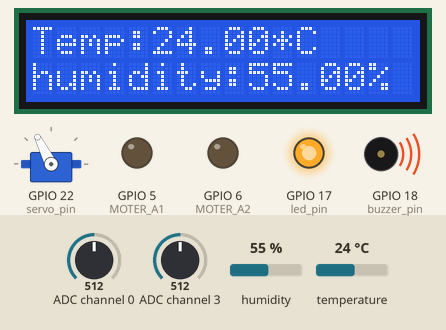
The program below on a simulated Raspberry Pi (BCM pin numbers). Parts: 16×2 character LCD, servo, output pins drawn as LEDs (lit = HIGH), buzzer (waves = sounding). Inputs (shaded band) come from the test bench; at power-on: humidity 55 %, temperature 24 °C, ADC channel 0 = 512, ADC channel 3 = 512 (analog values on the 0–1023 scale). One TCP client connects 1 s after the port opens and stays connected; servo angles are drawn from the pulse width (0.5 ms = 0°, 2.5 ms = 180°); threads take turns every 2 ms; what the program prints to the terminal is not drawn.

Above: at 1.8 s.
1.9 s: humidity set to 59 %
At 4.7 s:
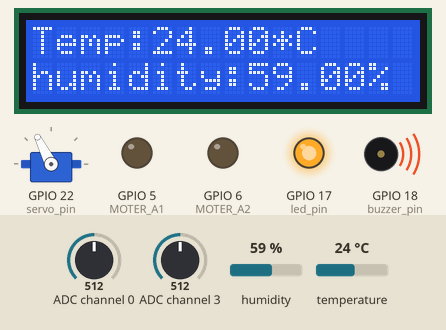
5.0 s: humidity set to 62 %
At 6.6 s:
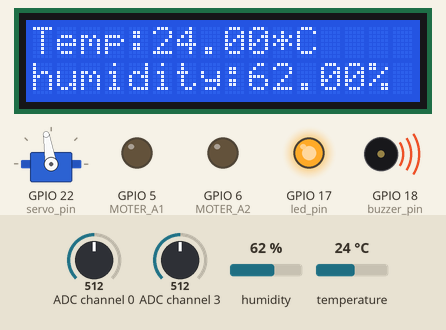
7.2 s: temperature set to 12 °C
At 8.9 s:
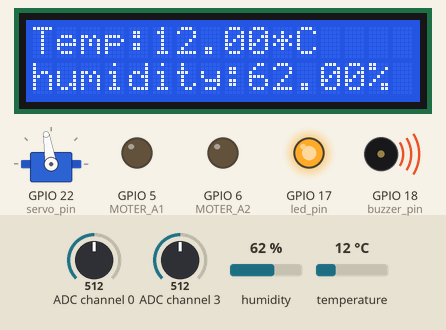
10.8 s: temperature set to 19 °C
At 12.5 s:
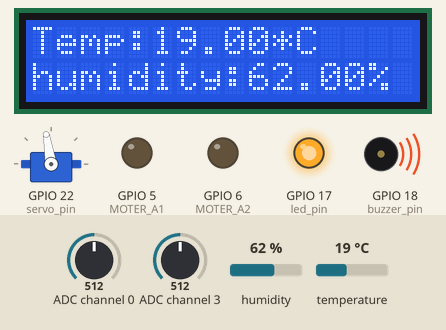
Timing chart, 0 to 14.0 s (numbered marks = the images above; inputs shaded):
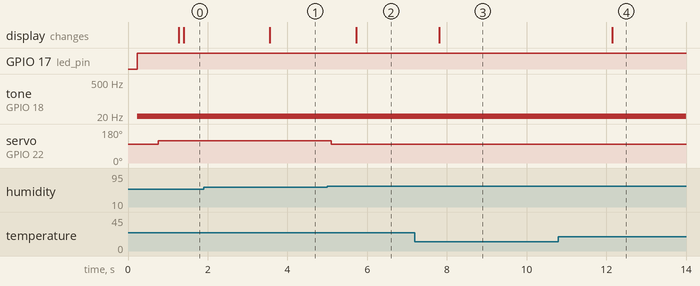

Measured:
- the behaviour switches between 60 and 61 % on humidity (found by bisection; images 1 and 2)
- after the input at 1.9 s, the display: changes after 1.7 s (image 1)
- after the input at 5.0 s, servo on GPIO 22 (servo_pin): 117° → 99° after 0.10 s; the display: first changes after 0.72 s (image 2 shows a later state)
- after the input at 7.2 s, the display: first changes after 0.61 s (image 3 shows a later state)
- after the input at 10.8 s, the display: changes after 1.4 s (image 4)

The program:

AndroidProject.py
```python
#source /home/armario/myenv/bin/activate
import socket
import threading
import time
import RPi.GPIO as GPIO
import Adafruit_DHT
import socket
import smbus
import RPi_I2C_driver
# DHT11 센서
DHT_PIN = 23
DHT_SENSOR = Adafruit_DHT.DHT11

HOST = ''
PORT = 8080

lcd = RPi_I2C_driver.lcd()
# 센서 값을 전송하는 클래스
class SensorDataSender(threading.Thread):
    def __init__(self):
        threading.Thread.__init__(self)
        self.daemon = True
        self.sensor_data = ['senser1','senser2']
        self.lock = threading.Lock()
        self.data_num = 0
        self.sensor1 = True
        self.sensor2 = True
        self.check = False
        self.count = 0
        self.command = ""
    def add_sensor_data(self, data ,num):
        with self.lock:
            self.sensor_data[num] = (data)

    def stop(self):
        self.stop_flag.set()

    def run(self):
        def receive_data(sock):
                global PORT
                while True:
                    # 클라이언트에서 받을 문자열의 길이
                    length_data = bytearray(4)
                    sock.recv_into(length_data)
                    length = int.from_bytes(length_data, "little")

                    # 클라이언트에서 문자열 받기
                    msg_data = bytearray(length)
                    sock.recv_into(msg_data)

                    # data를 더 이상 받을 수 없을 때
                    if len(msg_data) <= 0:
                        break

                    msg = msg_data.decode()
                    print(msg)

                    with self.lock:
                        self.command = msg
                        print("입력 가능")

                    if msg == "연결 종료":
                        sock.close()
                        print("PORT : " + str(PORT))
                        break
        while True:
            try:
                server_sock = socket.socket(socket.AF_INET)
                server_sock.bind((HOST, PORT))
                server_sock.listen(1)
            except OSError as e:
                if e.errno == 98:  # Address already in use 오류인 경우에만 다시 실행합니다.
                    self.count += 1
                    if (self.count == 1) or (self.count == 100):
                        print("Address already in use. Retrying...")
                    elif (self.count % 10000 == 0):
                        print("count : " + str(int(self.count)))

                    continue
            self.count = 0
            print("기다리는 중")

            client_sock, addr = server_sock.accept()
            print('Connected by', addr)
            data = client_sock.recv(1024)
            data = data.decode()
            print(data)

            threading.Thread(target=receive_data, args=(client_sock,)).start()
            while True:
                try:
                    if client_sock.fileno() == -1:
                        # 클라이언트와의 연결이 이미 끊어진 경우
                        print("클라이언트와의 연결이 끊어졌습니다.")
                        break
                    print(self.sensor_data)
                    msg = ' '.join(str(data) for data in self.sensor_data)
                    print(msg)
                    data = msg.encode()
                    length = len(data)
                    # 클라이언트에 문자열 길이 보내기
                    client_sock.sendall(length.to_bytes(4, byteorder="little"))
                    self.sensor1 = True
                    self.sensor2 = True
                    # 클라이언트에 문자열 보내기
                    client_sock.sendall(data)
                    msg = None
                    time.sleep(3)
                except:
                    break
        server_sock.close()

class LightThreadReader(threading.Thread):
    def __init__(self, data_sender):
        threading.Thread.__init__(self)
        self.bus = smbus.SMBus(1)
        self.addr = 0x48
        self.AIN0 = 0x40
        self.AIN3 = 0x43
        self.data_sender = data_sender
        self.cds_threshold = 100
        self.led_pin = 17
        self.msg = None
        self.command = ""

    def stop(self):
        self.stop_flag.set()

    def run(self):
        GPIO.setmode(GPIO.BCM)
        GPIO.setup(self.led_pin, GPIO.OUT)

        while True:
            with self.data_sender.lock:
                self.msg = self.data_sender.command

            if (self.msg == "조도 On"):
                self.command = "조도 On"
            elif (self.msg == "조도 Off"):
                self.command = "조도 Off"
            elif (self.msg == "조도 auto"):
                self.command = "조도 auto"
            else:
                self.command = self.command

            self.bus.write_byte(self.addr, self.AIN0)
            self.bus.read_byte(self.addr)       # dummy
            CDS = self.bus.read_byte(self.addr)
            self.bus.write_byte(self.addr, self.AIN3)
            self.bus.read_byte(self.addr)       # dummy
            VR = self.bus.read_byte(self.addr)
            data = f"조도: {CDS}" #CDS는 밝을때는 값이 작고, 어두우면 값이 커진다.
            print(f"조도 센서: {CDS}")
            if (self.command != "조도 auto"):
                if (self.command == "조도 On"):
                    GPIO.output(self.led_pin, GPIO.LOW)
                elif (self.command == "조도 Off"):
                    GPIO.output(self.led_pin, GPIO.HIGH)
                else:
                    GPIO.output(self.led_pin, GPIO.HIGH)
            else:
                if CDS <= self.cds_threshold:
                    GPIO.output(self.led_pin, GPIO.HIGH)
                else:
                    GPIO.output(self.led_pin, GPIO.LOW)

            if(self.data_sender.sensor2 == True):
                    self.data_sender.add_sensor_data(data,1)
                    self.data_sender.sensor2 = False
            time.sleep(1)

# DHT11 센서 값을 읽는 클래스
class DHTSensorReader(threading.Thread):
    def __init__(self, data_sender):
        threading.Thread.__init__(self)
        self.daemon = True
        self.data_sender = data_sender
        self.msg = None
        self.command = ""
        self.command2 = ""

    def stop(self):
        self.stop_flag.set()

    def run(self):
        MOTER_A1 = 5
        MOTER_A2 = 6
        servo_pin = 22

        GPIO.setwarnings(False)  # 경고 메시지 비활성화
        GPIO.setmode(GPIO.BCM)
        GPIO.setup(MOTER_A1, GPIO.OUT)
        GPIO.setup(MOTER_A2, GPIO.OUT)
        GPIO.setup(servo_pin,GPIO.OUT)
        MOTER_A1_PWM = GPIO.PWM(MOTER_A1, 20)
        MOTER_A1_PWM.start(0)
        servo_pwm = GPIO.PWM(servo_pin,50) #초기 주파수 50Hz로 설정
        servo_pwm.start(8) #초기 시작값, 반드시 입력해야됨

        GPIO.output(MOTER_A2, GPIO.LOW)

        while True:
            with self.data_sender.lock:
                self.msg = self.data_sender.command

            if (self.msg == "온도 On"):
                self.command = "온도 On"
                self.command2 = self.command2
            elif (self.msg == "온도 Off"):
                self.command = "온도 Off"
                self.command2 = self.command2
            elif (self.msg == "온도 auto"):
                self.command = "온도 auto"
                self.command2 = self.command2
            elif (self.msg == "습도 On"):
                self.command2 = "습도 On"
                self.command = self.command
            elif (self.msg == "습도 Off"):
                self.command2 = "습도 Off"
                self.command = self.command
            elif (self.msg == "습도 auto"):
                self.command2 = "습도 auto"
                self.command = self.command
            else:
                self.command = self.command
                self.command2 = self.command2
            humidity, temperature = Adafruit_DHT.read_retry(DHT_SENSOR, DHT_PIN)

            if humidity is None:
                print("humidity error")
            else:
                if (self.command2 != "습도 auto"):
                    if (self.command2 == "습도 On"):
                        servo_pwm.ChangeDutyCycle(9)
                        time.sleep(0.5)
                    elif (self.command2 == "습도 Off"):
                        servo_pwm.ChangeDutyCycle(8)
                        time.sleep(0.5)
                    else:
                        if humidity > 60 :
                            servo_pwm.ChangeDutyCycle(8)
                            time.sleep(0.5)
                        else:
                            servo_pwm.ChangeDutyCycle(9)
                            time.sleep(0.5)
                else:
                    if humidity > 60 :
                        servo_pwm.ChangeDutyCycle(8)
                        time.sleep(0.5)
                    else:
                        servo_pwm.ChangeDutyCycle(9)
                        time.sleep(0.5)
            if temperature is None:
                print("temperature error")
            else:
                duty = 0
                if (self.command != "온도 auto"):
                    if (self.command == "온도 On"):
                        duty = 30
                    elif (self.command == "온도 Off"):
                        duty = 0
                    else:
                        if temperature >= 25 and temperature < 27:
                            duty = 20
                        elif temperature >= 27 and temperature < 29:
                            duty = 30
                        elif temperature >= 29 and temperature < 32:
                            duty = 60
                        else:
                            duty = 0
                        duty = 0
                else:
                    if temperature >= 25 and temperature < 27:
                        duty = 20
                    elif temperature >= 27 and temperature < 29:
                        duty = 30
                    elif temperature >= 29 and temperature < 32:
                        duty = 60
                    else:
                        duty = 0
                    duty = 0

                MOTER_A1_PWM.ChangeDutyCycle(duty)

            if humidity is not None and temperature is not None:
                print(f"DHT11 센서 - 온도: {temperature:.2f}°C, 습도: {humidity:.2f}%")
                data = f"온도: {temperature:.2f} °C 습도: {humidity:.2f} %"
                #data = f"습도: {humidity:.2f}%"
                print(self.data_sender.sensor1)
                if(self.data_sender.sensor1 == True):
                    self.data_sender.add_sensor_data(data,0)
                    self.data_sender.sensor1 = False
                lcd.lcd_display_string(f"Temp:{temperature:.2f}*C",1)
                lcd.lcd_display_string(f"humidity:{humidity:.2f}%",2)

            else:
                print("DHT11 센서 - 값 읽기 실패")


            time.sleep(1)

class BuzzerThread(threading.Thread):
    def __init__(self,data_sender):
        threading.Thread.__init__(self)
        self.buzzer_pin = 18
        self.data_sender = data_sender
        self.msg = None
        self.command = ""
        self.scale = [262, 294, 330, 349, 392, 440, 494]
        self.twinkle_star = [1,1,5,5,6,6,5,4,4,3,3,2,2,1,
                             5,5,4,4,3,3,2,5,5,4,4,3,3,2,
                             1,1,5,5,6,6,5,4,4,3,3,2,2,1]
    def stop(self):
        self.stop_flag.set()

    def run(self):
        GPIO.setwarnings(False)
        GPIO.setmode(GPIO.BCM)
        GPIO.setup(self.buzzer_pin, GPIO.OUT)
        pwm = GPIO.PWM(self.buzzer_pin, 1.0)
        pwm.start(90.0)

        while True:
            with self.data_sender.lock:
                self.msg = self.data_sender.command

            if (self.msg == "음악 Off"):
                self.command = "음악 Off"
            elif (self.msg == "음악 1"):
                self.command = "음악 1"
            elif (self.msg == "음악 2"):
                self.command = "음악 2"
            else:
                self.command = self.command

            if (self.command == "음악 1"):
                for i in range(len(self.twinkle_star)):
                    print(self.scale[self.twinkle_star[i]])
                    #pwm.ChangeFrequency(self.scale[self.twinkle_star[i]])
                    time.sleep(0.5)
                pwm.stop()
            elif (self.command == "음악 2"):
                for i in range(len(self.twinkle_star)):
                    print(self.scale[self.twinkle_star[-i]])
                    #pwm.ChangeFrequency(self.scale[self.twinkle_star[-i]])
                    time.sleep(0.5)
                pwm.stop()
            else:
                pass

# 메인 코드
if __name__ == "__main__":
    try:
        GPIO.setwarnings(False)
        GPIO.setmode(GPIO.BCM)

        data_sender = SensorDataSender()
        dht_reader = DHTSensorReader(data_sender)
        light_reader = LightThreadReader(data_sender)
        buzzer_thread = BuzzerThread(data_sender)

        data_sender.start()
        dht_reader.start()
        light_reader.start()
        buzzer_thread.start()

        while True:
            time.sleep(1)

    except KeyboardInterrupt:
        print("프로그램을 종료합니다.")
        lcd.lcd_clear()
        lcd.backlight(0)
        data_sender.stop()
        dht_reader.stop()
        light_reader.stop()
        buzzer_thread.stop()
        lcd.lcd_clear()
        lcd.backlight(0)

        data_sender.join()
        dht_reader.join()
        light_reader.join()
        buzzer_thread.join()

        lcd.lcd_clear()
        lcd.backlight(0)

    finally:
        lcd.lcd_clear()
        lcd.backlight(0)
        GPIO.cleanup()
```
